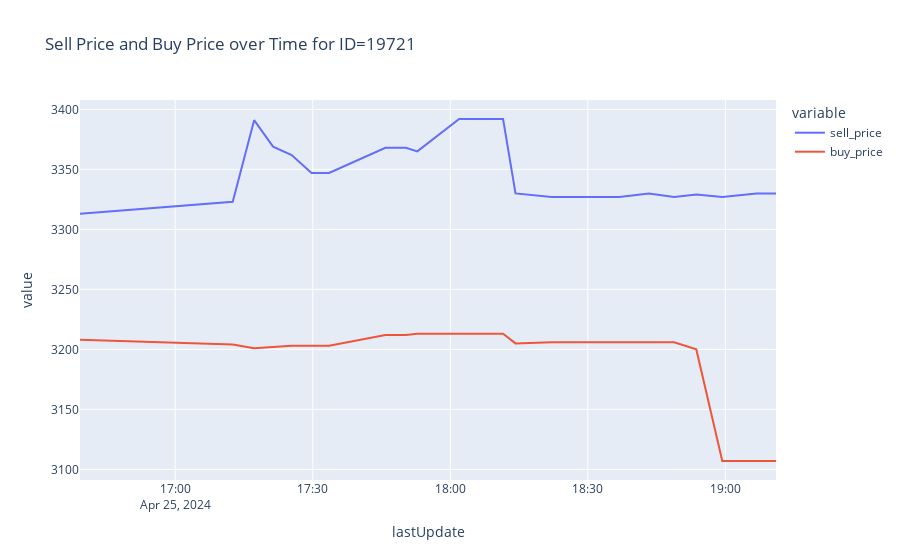

Notebook cell for this chart:
### Code cell
import pandas as pd
import plotly.express as px

# Load data from master CSV file into a DataFrame
df = pd.read_csv("master_data.csv")

# Convert 'lastUpdate' column to datetime
df['lastUpdate'] = pd.to_datetime(df['lastUpdate'])

# Filter data for ID=19721
filtered_df = df[df['id'] == 19721]

# Line chart
fig = px.line(filtered_df, x='lastUpdate', y=['sell_price', 'buy_price'], title='Sell Price and Buy Price over Time for ID=19721')
fig.update_xaxes(type='date')
fig.show()
